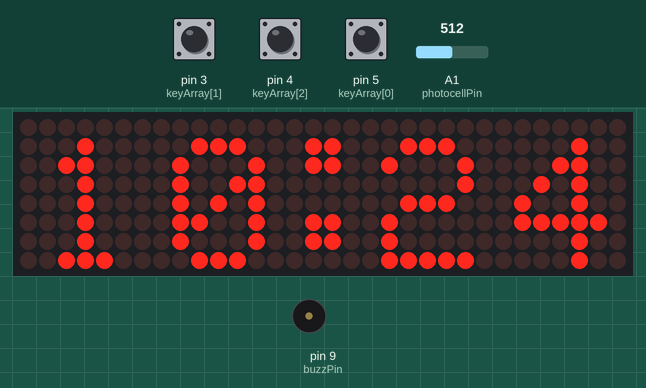
This sketch was run on a simulated Arduino Uno, built with avr-gcc and run on an emulated ATmega328P. On the bench: 32×8 LED matrix, buzzer (waves = sounding). The test bench sets the inputs (shaded band); at power-on: pin 4 (keyArray[2]) HIGH, pin 5 (keyArray[0]) HIGH, pin 3 (keyArray[1]) HIGH, A1 (photocellPin) = 512. The local clock reads 2024-03-15 10:24:30 at power-on unless the sketch sets it.

Above: at 8.4 s.
8.5 s: pin 4 (keyArray[2]) pulled LOW for 0.15 s
At 9.2 s:
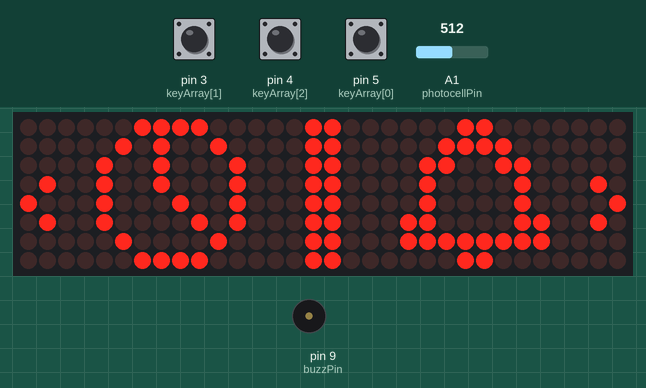
10.1 s: pin 5 (keyArray[0]) pulled LOW for 1 s
At 11.8 s:
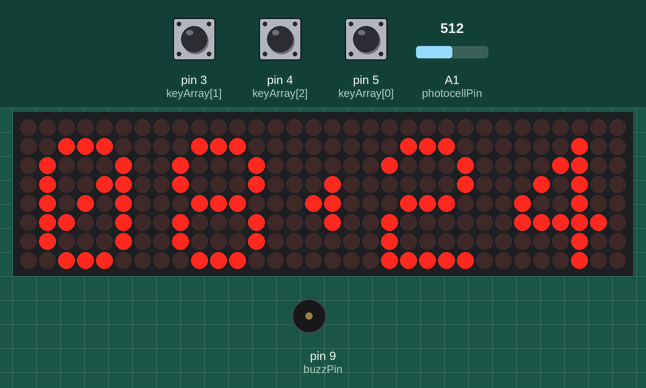
12.6 s: pin 3 (keyArray[1]) pulled LOW for 3.2 s
At 16.2 s:
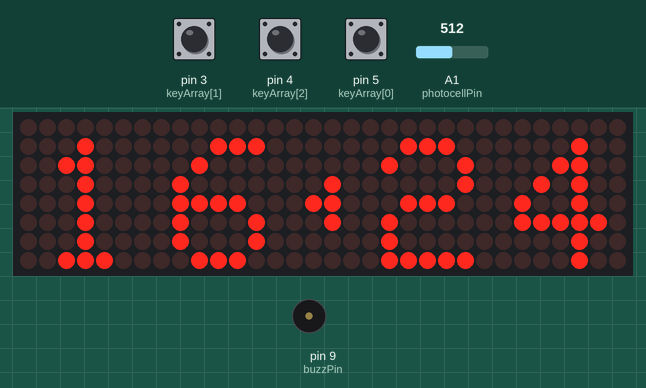
17.3 s: A1 (photocellPin) set to 716
18.8 s: pin 3 (keyArray[1]) pulled LOW for 0.15 s
At 19.4 s:
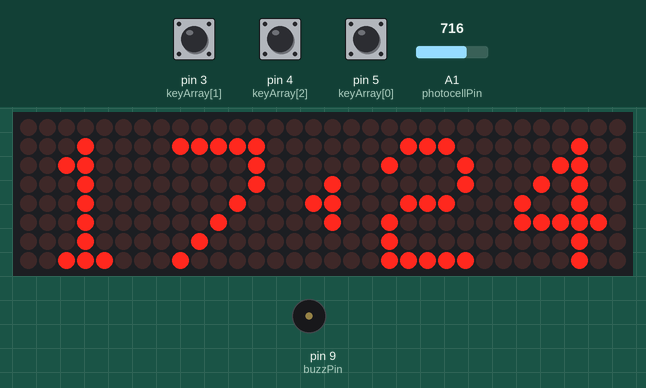
20.4 s: pin 4 (keyArray[2]) pulled LOW for 1 s
At 20.71 s:
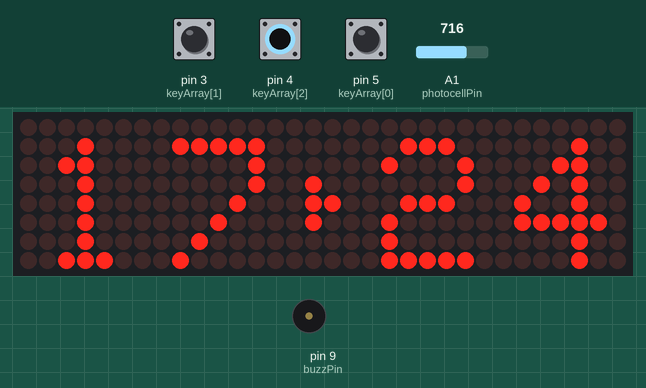
Timing chart, 0 to 23.4 s (numbered marks = the images above; inputs shaded):
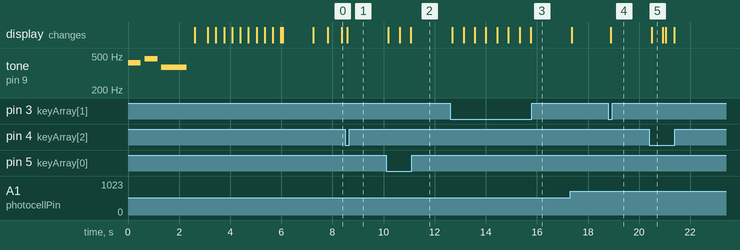

The sketch:

3_Alarm.ino
```cpp
/*
 *Digital Clock V0.2.5
 *by Hardi Huang
 *
 *update log:
 *  V0.2.7 Oct/3/2018 20:29 added opening greeting hello message
 *  V0.2.5 Oct/3/2018 20:01 added eeprom store alarm data function
 *  V0.2.4 Oct/3/2018 19:06 fixed alarm snooze function and bright flicking bug
 *  V0.2.2 sep/30/2018 11:35 added alarm function
 *  V0.2.1 sep/29/2018 13:13 added photocell change brightness function
*/


/*
max7219 matrix display CONNECTIONS:
 *CLK -> 13
 *CS -> 10
 *DIN -> 11
BUTTON CONNECTIONS:
 *arduino internel pull-up
 *btnLeft -> D5
 *btnRight -> D3
 *btnSet -> D4
RTC 1302 CLOCK CONNECTIONS:
 * DAT ->D6
 * CLK ->D7
 * RST ->D8
*/

#include <SPI.h>
#include <Adafruit_GFX.h>
#include <Max72xxPanel.h>
#include <stdio.h>
#include <DS1302.h>
#include <EEPROM.h>

int pinCS = 10;
int numberOfHorizontalDisplays = 4;
int numberOfVerticalDisplays = 1;
Max72xxPanel matrix = Max72xxPanel(pinCS, numberOfHorizontalDisplays, numberOfVerticalDisplays);

namespace {
  const int kCePin   = 8;  //RST
  const int kIoPin   = 6;  //DAT
  const int kSclkPin = 7;  //CLK
  DS1302 rtc(kCePin, kIoPin, kSclkPin);
}//namespace

char alarmLogo[8][32] = {
  {0,0,0,0,0,0,0,0,0,0,0,0,0,0,0,1,1,0,0,0,0,0,0,0,0,0,0,0,0,0,0,0},
  {0,0,0,0,0,0,0,0,0,0,0,0,0,0,1,1,1,1,0,0,0,0,0,0,0,0,0,0,0,0,0,0},
  {0,0,0,0,0,0,0,0,0,0,0,0,0,1,1,0,0,1,1,0,0,0,0,0,0,0,0,0,0,0,0,0},
  {0,0,0,0,0,0,0,0,0,0,0,0,0,1,0,0,0,0,1,0,0,0,0,0,0,0,0,0,0,0,0,0},
  {0,0,0,0,0,0,0,0,0,0,0,0,0,1,0,0,0,0,1,0,0,0,0,0,0,0,0,0,0,0,0,0},
  {0,0,0,0,0,0,0,0,0,0,0,0,1,1,0,0,0,0,1,1,0,0,0,0,0,0,0,0,0,0,0,0},
  {0,0,0,0,0,0,0,0,0,0,0,0,1,1,1,1,1,1,1,1,0,0,0,0,0,0,0,0,0,0,0,0},
  {0,0,0,0,0,0,0,0,0,0,0,0,0,0,0,1,1,0,0,0,0,0,0,0,0,0,0,0,0,0,0,0}
};
char menuGraph[8][32] =
{
  {0,0,0,0,0,0,1,1,1,1,0,0,0,0,0,1,1,0,0,0,0,0,0,1,1,0,0,0,0,0,0,0},//1
  {0,0,0,0,0,1,0,1,0,0,1,0,0,0,0,1,1,0,0,0,0,0,1,1,1,1,0,0,0,0,0,0},//2
  {0,0,0,0,1,0,0,1,0,0,0,1,0,0,0,1,1,0,0,0,0,1,1,0,0,1,1,0,0,0,0,0},//3
  {0,1,0,0,1,0,0,1,0,0,0,1,0,0,0,1,1,0,0,0,0,1,0,0,0,0,1,0,0,0,1,0},//4
  {1,0,0,0,1,0,0,0,1,0,0,1,0,0,0,1,1,0,0,0,0,1,0,0,0,0,1,0,0,0,0,1},//5
  {0,1,0,0,1,0,0,0,0,1,0,1,0,0,0,1,1,0,0,0,1,1,0,0,0,0,1,1,0,0,1,0},//6
  {0,0,0,0,0,1,0,0,0,0,1,0,0,0,0,1,1,0,0,0,1,1,1,1,1,1,1,1,0,0,0,0},//7
  {0,0,0,0,0,0,1,1,1,1,0,0,0,0,0,1,1,0,0,0,0,0,0,1,1,0,0,0,0,0,0,0}//8
};

int btnLeft = 0;
int btnRight = 0;
int btnSet = 0;
int timeData[7] = {2018,9,28,18,34,44,4}; //year,month,date,hour,minute,second,day
int alarmData[3] = {17,40,1};//hour,minute,on or off
unsigned long snoozeTimer = millis();
int state = 0; //0==display mode; 1==menu; 2==set time; 3==set alarm; 4==Pomodoro; 5==alarm goes off;
int selectedTime = 3; //which one we are editing right now,same order with timeData
int selectedAlarm = 0;
int debounce[3];
String key="0";
char hexaKeys[]={'L','R','S'};
unsigned long editTimer = millis();
unsigned long dotTimer = millis();
bool dotState = 0;
int buzzPin = 9;
bool alarmCanceled;
int photocellPin = 1;
int photocellReading;
int brightness=1;//1-15
unsigned long alarmBlinkTimer = millis();
bool alarmState = 1;
int spacer = 1;  // dots between letters
int width = 5 + spacer; // The font width is 5 pixels + spacer

void setup() {
  matrix.setIntensity(brightness);
  matrix.setRotation(0, 1);
  matrix.setRotation(1, 1);
  matrix.setRotation(2, 1);
  matrix.setRotation(3, 1);
  matrix.fillScreen(LOW); // show black
  matrix.setCursor(1, 1);
  matrix.print("Hello");
  matrix.write();

  tone(buzzPin, 415, 500);
  tone(buzzPin, 415, 500);
  delay(500*1.3);
  tone(buzzPin, 466, 500);
  delay(500*1.3);
  tone(buzzPin, 370, 1000);
  delay(1000*1.3);
  noTone(buzzPin);

  pinMode(3,INPUT_PULLUP);
  pinMode(4,INPUT_PULLUP);
  pinMode(5,INPUT_PULLUP);
  pinMode(buzzPin, OUTPUT);
  digitalWrite(buzzPin, LOW);
  Serial.begin(9600);
  rtc.writeProtect(false);
  rtc.halt(false);

  matrix.fillScreen(LOW); // show black
  matrix.write();
  delay(500);

  fetchAlarmData();
  scrollMessage("Please Enjoy!");
  matrix.fillScreen(LOW); // show black
  matrix.write();
  delay(1000);
}

void loop() {
  changeBrightness();
  checkAlarm();
  getKey();
  if(state == 0){//display time mode
    if(key == "S"){//go to menu
      state = 1;
      editTimer = millis();
    }
    getTime();
  }else if(state == 1){{//menu mode
    if(key == "L"){//go to set time mode
      state = 2;
      editTimer = millis();
    }else if(key == "R"){//go to set alarm mode
      state = 3;
      editTimer = millis();
    }else if(key == "S"){//exit
      state = 0;
      editTimer = millis();
    }
  }
  }else if(state == 2){//set time mode
    if(key == "L"){
      minusOneTime();
      editTimer = millis();
    }else if(key == "R"){
      addOneTime();
      editTimer = millis();
    }else if(key == "S"){
      editTimer = millis();
      if(selectedTime<4){
        selectedTime++;
      }else{
        selectedTime = 3;
        state = 0;
        timeData[5]=0;//reset second
        updateTimeData();
      }
    }
  }else if(state == 3){//set alarm mode
    if(key == "L"){
      minusOneAlarm();
      editTimer = millis();
      writeAlarmData();
    }else if(key == "R"){
      addOneAlarm();
      editTimer = millis();
      writeAlarmData();
    }else if(key == "S"){
      editTimer = millis();
      if(selectedAlarm<2){
        selectedAlarm++;
      }else{
        selectedAlarm = 0;
        state = 0;

      }
      writeAlarmData();
    }
  }else if(state == 5){//alarm goes off
    //BUZZ code in the drawDisplay
    editTimer = millis();
    if(key == "S"){
      noTone(buzzPin);
      digitalWrite(buzzPin, LOW);
      snoozeTimer = millis();
      matrix.setIntensity(brightness);
      state = 0;
    }
  }

  if(state != 0 and millis() - editTimer > 15000){
    state = 0;
    selectedTime = 3;
  }

  drawDisplay();

  key = "0";
  delay(100);
}

void getKey(){
  int keyArray[] = {5,3,4};//left, right, set
  for(int i = 0; i < 3; i++){
    if(digitalRead(keyArray[i]) == 0){
      if(debounce[i] == 0){
        key = hexaKeys[i];
        digitalWrite(buzzPin, HIGH);
        delay(1);
        digitalWrite(buzzPin, LOW);
        debounce[i] = 3;
      }else{
        debounce[i] -= 1;
      }
    }else{
      debounce[i] = 0;
    }
  }
}

void getTime(){
  Time t = rtc.time();
  timeData[0] = t.yr;
  timeData[1] = t.mon;
  timeData[2] = t.date;
  timeData[3] = t.hr;
  timeData[4] = t.min;
  timeData[5] = t.sec;
  timeData[6] = t.day;
}

void drawDisplay(){
  if(state != 5){
    matrix.fillScreen(LOW);
  }

  if(state == 0 or state == 2){//display clock mode
    String strHrTime = String(timeData[3]);
    if(timeData[3]<10){
      strHrTime="0"+strHrTime;
    }
    String strMinTime = String(timeData[4]);
    if(timeData[4]<10){
      strMinTime="0"+strMinTime;
    }
    String strSecTime = String(timeData[5]);
    if(timeData[5]<10){
      strSecTime="0"+strSecTime;
    }
  //draw hours
    matrix.drawChar(1, 1, strHrTime.charAt(0),HIGH,LOW, 1);
    matrix.drawChar(8, 1, strHrTime.charAt(1),HIGH,LOW, 1);
  //draw minutes
    matrix.drawChar(19, 1, strMinTime.charAt(0), HIGH, LOW, 1);
    matrix.drawChar(26, 1, strMinTime.charAt(1), HIGH, LOW, 1);
  //draw dots
    if(millis()-dotTimer>=500  ){
      if(dotState == 1){
        dotState = 0;
      }else if(dotState == 0 and state == 0){
        dotState = 1;
      }
      dotTimer = millis();
    }
    // draw dots
    if(state == 0){//normal double blinking dot
      matrix.drawPixel(15,1,dotState);
      matrix.drawPixel(15,2,dotState);
      matrix.drawPixel(16,1,dotState);
      matrix.drawPixel(16,2,dotState);
      matrix.drawPixel(15,5,dotState);
      matrix.drawPixel(15,6,dotState);
      matrix.drawPixel(16,5,dotState);
      matrix.drawPixel(16,6,dotState);
    }else if(state == 2){
      if(selectedTime == 3){//left arrow edit hour
        matrix.drawPixel(16,3,1);
        matrix.drawPixel(16,5,1);
        matrix.drawPixel(16,4,1);
        matrix.drawPixel(15,4,1);
      }else if(selectedTime == 4){//right arrow edit minute
        matrix.drawPixel(15,3,1);
        matrix.drawPixel(15,5,1);
        matrix.drawPixel(15,4,1);
        matrix.drawPixel(16,4,1);
      }
    }
  }else if(state == 1){
    for (int i = 0;i<32;i++){
      for(int j=0;j<8;j++){
        matrix.drawPixel(i,j,menuGraph[j][i]);
      }
    }
  }else if(state == 3){//set alarm
    String strHrAlarm = String(alarmData[0]);
    if(alarmData[0]<10){
      strHrAlarm="0"+strHrAlarm;
    }
    String strMinAlarm = String(alarmData[1]);
    if(alarmData[1]<10){
      strMinAlarm="0"+strMinAlarm;
    }
  //draw hours
    matrix.drawChar(1, 1, strHrAlarm.charAt(0),HIGH,LOW, 1);
    matrix.drawChar(8, 1, strHrAlarm.charAt(1),HIGH,LOW, 1);
  //draw minutes
    matrix.drawChar(19, 1, strMinAlarm.charAt(0), HIGH, LOW, 1);
    matrix.drawChar(26, 1, strMinAlarm.charAt(1), HIGH, LOW, 1);
  //draw on off indicator
    if(alarmData[2]==1){
      matrix.drawPixel(31,0,1);
    }else{
      matrix.drawPixel(31,0,0);
    }
  //draw dot arrow
    if(selectedAlarm == 0){//left arrow edit hour
      matrix.drawPixel(16,3,1);
      matrix.drawPixel(16,5,1);
      matrix.drawPixel(16,4,1);
      matrix.drawPixel(15,4,1);
    }else if(selectedAlarm == 1){//right arrow edit minute
      matrix.drawPixel(15,3,1);
      matrix.drawPixel(15,5,1);
      matrix.drawPixel(15,4,1);
      matrix.drawPixel(16,4,1);
    }else if(selectedAlarm == 2){//down right arrow edit on off
      matrix.drawPixel(15,0,1);
      matrix.drawPixel(15,1,1);
      matrix.drawPixel(15,2,1);
      matrix.drawPixel(16,1,1);
    }
  }else if(state == 5){//alarm goes off
    if(millis() - alarmBlinkTimer>=500){
      if(alarmState==0){
        noTone(buzzPin);
        for (int i = 0;i<32;i++){
          for(int j=0;j<8;j++){
            matrix.drawPixel(i,j,alarmLogo[j][i]);
          }
        }
        alarmState = 1;
      }else if(alarmState==1){
        tone(buzzPin, 415, 500);
        for (int i = 0;i<32;i++){
          for(int j=0;j<8;j++){
            matrix.drawPixel(i,j,!alarmLogo[j][i]);
          }
        }
        alarmState = 0;
      }
      alarmBlinkTimer = millis();
    }
  }
  matrix.write();
}

void addOneTime(){
  int upperLimit=0;
  int lowerLimit=0;
  switch(selectedTime){
    case 3:  upperLimit = 23; lowerLimit = 0;break; //hour
    case 4:  upperLimit = 59; lowerLimit = 0;break; //minute
  }
  if(timeData[selectedTime] < upperLimit){
    timeData[selectedTime]++;
  }else if(timeData[selectedTime] == upperLimit){
    timeData[selectedTime] = lowerLimit;
  }
  drawDisplay();

}

void minusOneTime(){
  int lowerLimit=0;
  int upperLimit=0;
  switch(selectedTime){
    case 3: upperLimit = 23;lowerLimit = 0;break; //hour
    case 4: upperLimit = 59;lowerLimit = 0;break; //minute
  }
  if(timeData[selectedTime] > lowerLimit){
    timeData[selectedTime]--;
  }else if(timeData[selectedTime] == lowerLimit){
    timeData[selectedTime] = upperLimit;
  }
  drawDisplay();
}

void addOneAlarm(){
  int upperLimit=0;
  int lowerLimit=0;
  switch(selectedAlarm){
    case 0:  upperLimit = 23; lowerLimit = 0;break; //hour
    case 1:  upperLimit = 59; lowerLimit = 0;break; //minute
    case 2:  upperLimit = 1; lowerLimit = 0;break; //on/off
  }
  if(alarmData[selectedAlarm] < upperLimit){
    alarmData[selectedAlarm]++;
  }else if(alarmData[selectedAlarm] == upperLimit){
    alarmData[selectedAlarm] = lowerLimit;
  }
  drawDisplay();
}

void minusOneAlarm(){
  int lowerLimit=0;
  int upperLimit=0;
  switch(selectedAlarm){
    case 0: upperLimit = 23;lowerLimit = 0;break; //hour
    case 1: upperLimit = 59;lowerLimit = 0;break; //minute
    case 2:  upperLimit = 1; lowerLimit = 0;break; //on/off
  }
  if(alarmData[selectedAlarm] > lowerLimit){
    alarmData[selectedAlarm]--;
  }else if(alarmData[selectedAlarm] == lowerLimit){
    alarmData[selectedAlarm] = upperLimit;
  }
  drawDisplay();
}

void updateTimeData(){
  //Time t(2013, 9, 22, 01, 38, 50, Time::kTuesday);
  Time t(timeData[0], timeData[1], timeData[2], timeData[3], timeData[4], timeData[5],  timeData[6]);
  rtc.time(t);
}
void updateAlarmData(){
  //update the alarm data to the eeprom
}

void changeBrightness(){
  photocellReading = analogRead(photocellPin);
  int i = map(photocellReading,1023,0,0,15);
  if(state != 5 and abs(brightness-i)>1){//use temp i to see if light has big change to prevent brightness flicking
    brightness = i;
    matrix.setIntensity(brightness);
  }else if(state == 5){
    matrix.setIntensity(15);  //screen blink when alarm goes off, max brightness
  }
}

void checkAlarm(){
  if(timeData[3] == alarmData[0]){//hour match
    if(timeData[4] == alarmData[1]){//minute match
      if(alarmData[2] and state != 3 and millis()-snoozeTimer>60000){//do not go off if user is setting alarm  or user already snoozed the alarm
        state = 5;
      }
    }else if(timeData[4] != alarmData[1] and state == 5){
      state = 0;
    }
  }
}

void fetchAlarmData(){
  for(int i=0;i<3;i++){
    alarmData[i]= EEPROM.read(i);
  }
}

void writeAlarmData(){
  for(int i=0;i<3;i++){
    EEPROM.write(i, alarmData[i]);
  }
}

void scrollMessage(String msg) {
  msg += " "; // add a space at the end
  for ( int i = 0 ; i < width * msg.length() + matrix.width() - 1 - spacer; i++ ) {

    int letter = i / width;
    int x = (matrix.width() - 1) - i % width;
    int y = (matrix.height() - 8) / 2; // center the text vertically

    while ( x + width - spacer >= 0 && letter >= 0 ) {
      if ( letter < msg.length() ) {
        matrix.drawChar(x, y, msg[letter], HIGH, LOW, 1);
      }

      letter--;
      x -= width;
    }

    matrix.write(); // Send bitmap to display
    delay(20);
  }
  matrix.setCursor(0,0);
}
```

Measured:
- after the input at 8.5 s, the display: changes after 0.08 s (image 1)
- after the input at 10.1 s, the display: first changes after 0.09 s (image 2 shows a later state)
- after the input at 12.6 s, the display: first changes after 0.09 s (image 3 shows a later state)
- after the input at 18.8 s, the display: changes after 0.08 s (image 4)
- after the input at 20.4 s, the display: changes after 0.09 s (image 5)
- what the display in image 5 shows lasts 0.4 s, from 20.5 s to 20.9 s
